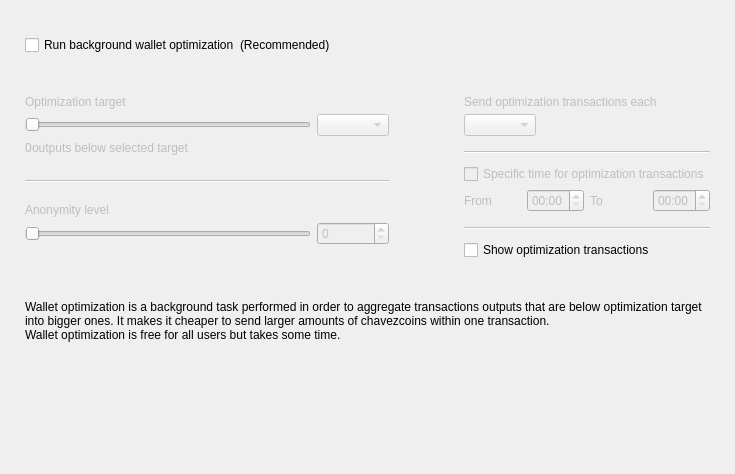
<?xml version="1.0" encoding="UTF-8"?>
<ui version="4.0">
 <class>OptimizationOptionsFrame</class>
 <widget class="QFrame" name="OptimizationOptionsFrame">
  <property name="geometry">
   <rect>
    <x>0</x>
    <y>0</y>
    <width>735</width>
    <height>474</height>
   </rect>
  </property>
  <property name="windowTitle">
   <string>Frame</string>
  </property>
  <property name="frameShape">
   <enum>QFrame::NoFrame</enum>
  </property>
  <property name="frameShadow">
   <enum>QFrame::Raised</enum>
  </property>
  <layout class="QVBoxLayout" name="verticalLayout">
   <property name="spacing">
    <number>0</number>
   </property>
   <property name="leftMargin">
    <number>25</number>
   </property>
   <property name="topMargin">
    <number>35</number>
   </property>
   <property name="rightMargin">
    <number>25</number>
   </property>
   <property name="bottomMargin">
    <number>0</number>
   </property>
   <item>
    <layout class="QHBoxLayout" name="horizontalLayout_2">
     <item>
      <widget class="QCheckBox" name="m_enableOptimizationCheck">
       <property name="text">
        <string>Run background wallet optimization</string>
       </property>
      </widget>
     </item>
     <item>
      <widget class="WalletGui::WalletNormalGrayTextLabel" name="label_8">
       <property name="text">
        <string>(Recommended)</string>
       </property>
      </widget>
     </item>
     <item>
      <spacer name="horizontalSpacer">
       <property name="orientation">
        <enum>Qt::Horizontal</enum>
       </property>
       <property name="sizeHint" stdset="0">
        <size>
         <width>40</width>
         <height>20</height>
        </size>
       </property>
      </spacer>
     </item>
    </layout>
   </item>
   <item>
    <spacer name="verticalSpacer_2">
     <property name="orientation">
      <enum>Qt::Vertical</enum>
     </property>
     <property name="sizeType">
      <enum>QSizePolicy::Fixed</enum>
     </property>
     <property name="sizeHint" stdset="0">
      <size>
       <width>20</width>
       <height>40</height>
      </size>
     </property>
    </spacer>
   </item>
   <item>
    <widget class="QWidget" name="m_optimizationOptionsWidget" native="true">
     <property name="enabled">
      <bool>true</bool>
     </property>
     <layout class="QHBoxLayout" name="horizontalLayout">
      <property name="spacing">
       <number>75</number>
      </property>
      <property name="leftMargin">
       <number>0</number>
      </property>
      <property name="topMargin">
       <number>0</number>
      </property>
      <property name="rightMargin">
       <number>0</number>
      </property>
      <property name="bottomMargin">
       <number>0</number>
      </property>
      <item alignment="Qt::AlignTop">
       <widget class="QWidget" name="widget1" native="true">
        <property name="enabled">
         <bool>false</bool>
        </property>
        <layout class="QGridLayout" name="gridLayout" columnstretch="50,0,0,0">
         <property name="leftMargin">
          <number>0</number>
         </property>
         <property name="topMargin">
          <number>0</number>
         </property>
         <property name="rightMargin">
          <number>0</number>
         </property>
         <property name="bottomMargin">
          <number>0</number>
         </property>
         <property name="verticalSpacing">
          <number>5</number>
         </property>
         <item row="0" column="0" colspan="4">
          <widget class="WalletGui::WalletNormalBlackTextLabel" name="label_5">
           <property name="text">
            <string>Optimization target</string>
           </property>
           <property name="indent">
            <number>0</number>
           </property>
          </widget>
         </item>
         <item row="4" column="0" colspan="4">
          <spacer name="verticalSpacer_3">
           <property name="orientation">
            <enum>Qt::Vertical</enum>
           </property>
           <property name="sizeType">
            <enum>QSizePolicy::Fixed</enum>
           </property>
           <property name="sizeHint" stdset="0">
            <size>
             <width>20</width>
             <height>20</height>
            </size>
           </property>
          </spacer>
         </item>
         <item row="1" column="0" colspan="3">
          <widget class="QSlider" name="m_thresholdSlider">
           <property name="maximum">
            <number>6</number>
           </property>
           <property name="pageStep">
            <number>1</number>
           </property>
           <property name="orientation">
            <enum>Qt::Horizontal</enum>
           </property>
          </widget>
         </item>
         <item row="1" column="3">
          <widget class="QComboBox" name="m_thresholdCombo"/>
         </item>
         <item row="5" column="0" colspan="4">
          <widget class="Line" name="line">
           <property name="orientation">
            <enum>Qt::Horizontal</enum>
           </property>
          </widget>
         </item>
         <item row="6" column="0" colspan="4">
          <spacer name="verticalSpacer_4">
           <property name="orientation">
            <enum>Qt::Vertical</enum>
           </property>
           <property name="sizeType">
            <enum>QSizePolicy::Fixed</enum>
           </property>
           <property name="sizeHint" stdset="0">
            <size>
             <width>20</width>
             <height>15</height>
            </size>
           </property>
          </spacer>
         </item>
         <item row="8" column="3">
          <widget class="QSpinBox" name="m_mixinSpin">
           <property name="buttonSymbols">
            <enum>QAbstractSpinBox::UpDownArrows</enum>
           </property>
          </widget>
         </item>
         <item row="7" column="0" colspan="4">
          <widget class="WalletGui::WalletNormalBlackTextLabel" name="label_7">
           <property name="text">
            <string>Anonymity level</string>
           </property>
           <property name="indent">
            <number>0</number>
           </property>
          </widget>
         </item>
         <item row="8" column="0" colspan="3">
          <widget class="QSlider" name="m_mixinSlider">
           <property name="pageStep">
            <number>1</number>
           </property>
           <property name="orientation">
            <enum>Qt::Horizontal</enum>
           </property>
          </widget>
         </item>
         <item row="2" column="0" colspan="4">
          <spacer name="verticalSpacer_12">
           <property name="orientation">
            <enum>Qt::Vertical</enum>
           </property>
           <property name="sizeType">
            <enum>QSizePolicy::Fixed</enum>
           </property>
           <property name="sizeHint" stdset="0">
            <size>
             <width>20</width>
             <height>0</height>
            </size>
           </property>
          </spacer>
         </item>
         <item row="3" column="0" colspan="4">
          <layout class="QHBoxLayout" name="horizontalLayout_3" stretch="0,1">
           <item>
            <widget class="QLabel" name="m_nonOptimizedOutputsLabel">
             <property name="text">
              <string>0</string>
             </property>
            </widget>
           </item>
           <item>
            <widget class="WalletGui::WalletNormalBlackTextLabel" name="m_nonOptimizedOutputsTextLabel">
             <property name="text">
              <string>outputs below selected target</string>
             </property>
            </widget>
           </item>
          </layout>
         </item>
        </layout>
       </widget>
      </item>
      <item>
       <layout class="QVBoxLayout" name="verticalLayout_3">
        <property name="spacing">
         <number>10</number>
        </property>
        <property name="rightMargin">
         <number>0</number>
        </property>
        <property name="bottomMargin">
         <number>0</number>
        </property>
        <item>
         <widget class="QWidget" name="widget2" native="true">
          <property name="enabled">
           <bool>false</bool>
          </property>
          <layout class="QGridLayout" name="gridLayout_2" columnstretch="0,0,0,0">
           <property name="leftMargin">
            <number>0</number>
           </property>
           <property name="topMargin">
            <number>0</number>
           </property>
           <property name="rightMargin">
            <number>0</number>
           </property>
           <property name="bottomMargin">
            <number>0</number>
           </property>
           <property name="verticalSpacing">
            <number>5</number>
           </property>
           <item row="2" column="0" colspan="2" alignment="Qt::AlignLeft">
            <widget class="QComboBox" name="m_periodCombo"/>
           </item>
           <item row="8" column="0">
            <widget class="WalletGui::WalletNormalBlackTextLabel" name="label_2">
             <property name="text">
              <string>From</string>
             </property>
            </widget>
           </item>
           <item row="8" column="1">
            <widget class="QTimeEdit" name="m_startTimeEdit">
             <property name="enabled">
              <bool>false</bool>
             </property>
             <property name="displayFormat">
              <string>HH:mm</string>
             </property>
            </widget>
           </item>
           <item row="8" column="2">
            <widget class="WalletGui::WalletNormalBlackTextLabel" name="label_3">
             <property name="text">
              <string>To</string>
             </property>
            </widget>
           </item>
           <item row="8" column="3">
            <widget class="QTimeEdit" name="m_stopTimeEdit">
             <property name="enabled">
              <bool>false</bool>
             </property>
             <property name="displayFormat">
              <string>HH:mm</string>
             </property>
            </widget>
           </item>
           <item row="6" column="0" colspan="4">
            <widget class="QCheckBox" name="m_optimizationTimeCheck">
             <property name="text">
              <string>Specific time for optimization transactions</string>
             </property>
            </widget>
           </item>
           <item row="4" column="0" colspan="4">
            <widget class="Line" name="line_2">
             <property name="orientation">
              <enum>Qt::Horizontal</enum>
             </property>
            </widget>
           </item>
           <item row="0" column="0" colspan="4">
            <widget class="WalletGui::WalletNormalBlackTextLabel" name="label_4">
             <property name="text">
              <string>Send optimization transactions each</string>
             </property>
             <property name="indent">
              <number>0</number>
             </property>
            </widget>
           </item>
           <item row="7" column="0" colspan="4">
            <spacer name="verticalSpacer_8">
             <property name="orientation">
              <enum>Qt::Vertical</enum>
             </property>
             <property name="sizeType">
              <enum>QSizePolicy::Fixed</enum>
             </property>
             <property name="sizeHint" stdset="0">
              <size>
               <width>20</width>
               <height>0</height>
              </size>
             </property>
            </spacer>
           </item>
           <item row="3" column="0" colspan="4">
            <spacer name="verticalSpacer_6">
             <property name="orientation">
              <enum>Qt::Vertical</enum>
             </property>
             <property name="sizeType">
              <enum>QSizePolicy::Fixed</enum>
             </property>
             <property name="sizeHint" stdset="0">
              <size>
               <width>20</width>
               <height>10</height>
              </size>
             </property>
            </spacer>
           </item>
           <item row="10" column="0" colspan="4">
            <widget class="Line" name="line_3">
             <property name="orientation">
              <enum>Qt::Horizontal</enum>
             </property>
            </widget>
           </item>
           <item row="1" column="0" colspan="4">
            <spacer name="verticalSpacer_5">
             <property name="orientation">
              <enum>Qt::Vertical</enum>
             </property>
             <property name="sizeType">
              <enum>QSizePolicy::Fixed</enum>
             </property>
             <property name="sizeHint" stdset="0">
              <size>
               <width>20</width>
               <height>0</height>
              </size>
             </property>
            </spacer>
           </item>
           <item row="5" column="0" colspan="4">
            <spacer name="verticalSpacer_7">
             <property name="orientation">
              <enum>Qt::Vertical</enum>
             </property>
             <property name="sizeType">
              <enum>QSizePolicy::Fixed</enum>
             </property>
             <property name="sizeHint" stdset="0">
              <size>
               <width>20</width>
               <height>5</height>
              </size>
             </property>
            </spacer>
           </item>
           <item row="9" column="0" colspan="4">
            <spacer name="verticalSpacer_10">
             <property name="orientation">
              <enum>Qt::Vertical</enum>
             </property>
             <property name="sizeType">
              <enum>QSizePolicy::Fixed</enum>
             </property>
             <property name="sizeHint" stdset="0">
              <size>
               <width>20</width>
               <height>10</height>
              </size>
             </property>
            </spacer>
           </item>
          </layout>
         </widget>
        </item>
        <item>
         <widget class="QCheckBox" name="m_showFusionTransactionsCheck">
          <property name="enabled">
           <bool>true</bool>
          </property>
          <property name="text">
           <string>Show optimization transactions</string>
          </property>
         </widget>
        </item>
       </layout>
      </item>
     </layout>
    </widget>
   </item>
   <item>
    <spacer name="verticalSpacer_11">
     <property name="orientation">
      <enum>Qt::Vertical</enum>
     </property>
     <property name="sizeType">
      <enum>QSizePolicy::Fixed</enum>
     </property>
     <property name="sizeHint" stdset="0">
      <size>
       <width>20</width>
       <height>40</height>
      </size>
     </property>
    </spacer>
   </item>
   <item>
    <widget class="WalletGui::WalletExtraNormalGrayTextLabel" name="m_helpLabel">
     <property name="text">
      <string>Wallet optimization is a background task performed in order to aggregate transactions outputs that are below optimization target into bigger ones. It makes it cheaper to send larger amounts of chavezcoins within one transaction.
Wallet optimization is free for all users but takes some time.</string>
     </property>
     <property name="wordWrap">
      <bool>true</bool>
     </property>
    </widget>
   </item>
   <item>
    <spacer name="verticalSpacer">
     <property name="orientation">
      <enum>Qt::Vertical</enum>
     </property>
     <property name="sizeHint" stdset="0">
      <size>
       <width>20</width>
       <height>40</height>
      </size>
     </property>
    </spacer>
   </item>
  </layout>
 </widget>
 <customwidgets>
  <customwidget>
   <class>WalletGui::WalletNormalGrayTextLabel</class>
   <extends>QLabel</extends>
   <header>Gui/Common/WalletTextLabel.h</header>
  </customwidget>
  <customwidget>
   <class>WalletGui::WalletNormalBlackTextLabel</class>
   <extends>QLabel</extends>
   <header>Gui/Common/WalletTextLabel.h</header>
  </customwidget>
  <customwidget>
   <class>WalletGui::WalletExtraNormalGrayTextLabel</class>
   <extends>QLabel</extends>
   <header>Gui/Common/WalletTextLabel.h</header>
  </customwidget>
 </customwidgets>
 <resources/>
 <connections>
  <connection>
   <sender>m_enableOptimizationCheck</sender>
   <signal>toggled(bool)</signal>
   <receiver>widget1</receiver>
   <slot>setEnabled(bool)</slot>
   <hints>
    <hint type="sourcelabel">
     <x>147</x>
     <y>47</y>
    </hint>
    <hint type="destinationlabel">
     <x>176</x>
     <y>204</y>
    </hint>
   </hints>
  </connection>
  <connection>
   <sender>m_thresholdSlider</sender>
   <signal>valueChanged(int)</signal>
   <receiver>OptimizationOptionsFrame</receiver>
   <slot>thresholdChanged(int)</slot>
   <hints>
    <hint type="sourcelabel">
     <x>116</x>
     <y>139</y>
    </hint>
    <hint type="destinationlabel">
     <x>355</x>
     <y>194</y>
    </hint>
   </hints>
  </connection>
  <connection>
   <sender>m_mixinSlider</sender>
   <signal>valueChanged(int)</signal>
   <receiver>OptimizationOptionsFrame</receiver>
   <slot>mixinChanged(int)</slot>
   <hints>
    <hint type="sourcelabel">
     <x>116</x>
     <y>240</y>
    </hint>
    <hint type="destinationlabel">
     <x>367</x>
     <y>236</y>
    </hint>
   </hints>
  </connection>
  <connection>
   <sender>m_optimizationTimeCheck</sender>
   <signal>toggled(bool)</signal>
   <receiver>m_startTimeEdit</receiver>
   <slot>setEnabled(bool)</slot>
   <hints>
    <hint type="sourcelabel">
     <x>543</x>
     <y>179</y>
    </hint>
    <hint type="destinationlabel">
     <x>501</x>
     <y>207</y>
    </hint>
   </hints>
  </connection>
  <connection>
   <sender>m_optimizationTimeCheck</sender>
   <signal>toggled(bool)</signal>
   <receiver>m_stopTimeEdit</receiver>
   <slot>setEnabled(bool)</slot>
   <hints>
    <hint type="sourcelabel">
     <x>543</x>
     <y>179</y>
    </hint>
    <hint type="destinationlabel">
     <x>643</x>
     <y>207</y>
    </hint>
   </hints>
  </connection>
  <connection>
   <sender>m_mixinSpin</sender>
   <signal>valueChanged(int)</signal>
   <receiver>OptimizationOptionsFrame</receiver>
   <slot>mixinChanged(int)</slot>
   <hints>
    <hint type="sourcelabel">
     <x>273</x>
     <y>271</y>
    </hint>
    <hint type="destinationlabel">
     <x>367</x>
     <y>236</y>
    </hint>
   </hints>
  </connection>
  <connection>
   <sender>m_thresholdCombo</sender>
   <signal>currentIndexChanged(int)</signal>
   <receiver>OptimizationOptionsFrame</receiver>
   <slot>thresholdChanged(int)</slot>
   <hints>
    <hint type="sourcelabel">
     <x>270</x>
     <y>139</y>
    </hint>
    <hint type="destinationlabel">
     <x>367</x>
     <y>236</y>
    </hint>
   </hints>
  </connection>
  <connection>
   <sender>m_enableOptimizationCheck</sender>
   <signal>toggled(bool)</signal>
   <receiver>widget2</receiver>
   <slot>setEnabled(bool)</slot>
   <hints>
    <hint type="sourcelabel">
     <x>158</x>
     <y>48</y>
    </hint>
    <hint type="destinationlabel">
     <x>556</x>
     <y>197</y>
    </hint>
   </hints>
  </connection>
 </connections>
 <slots>
  <slot>thresholdChanged(int)</slot>
  <slot>mixinChanged(int)</slot>
 </slots>
</ui>
